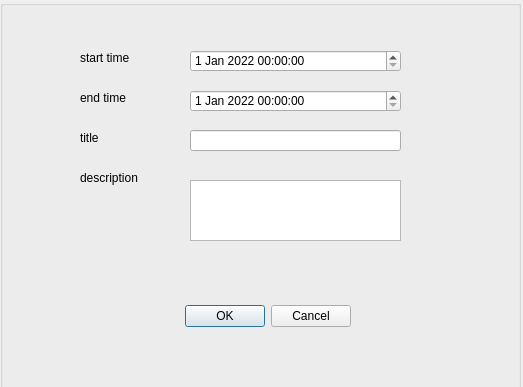
<?xml version="1.0" encoding="UTF-8"?>
<ui version="4.0">
 <class>task_form</class>
 <widget class="QDialog" name="task_form">
  <property name="geometry">
   <rect>
    <x>0</x>
    <y>0</y>
    <width>523</width>
    <height>387</height>
   </rect>
  </property>
  <property name="windowTitle">
   <string>Task Insert</string>
  </property>
  <widget class="QGroupBox" name="groupBox">
   <property name="geometry">
    <rect>
     <x>0</x>
     <y>0</y>
     <width>521</width>
     <height>391</height>
    </rect>
   </property>
   <property name="title">
    <string/>
   </property>
   <widget class="QLabel" name="label">
    <property name="geometry">
     <rect>
      <x>80</x>
      <y>50</y>
      <width>58</width>
      <height>16</height>
     </rect>
    </property>
    <property name="text">
     <string>start time</string>
    </property>
   </widget>
   <widget class="QLabel" name="label_2">
    <property name="geometry">
     <rect>
      <x>80</x>
      <y>90</y>
      <width>58</width>
      <height>16</height>
     </rect>
    </property>
    <property name="text">
     <string>end time</string>
    </property>
   </widget>
   <widget class="QLabel" name="label_3">
    <property name="geometry">
     <rect>
      <x>80</x>
      <y>130</y>
      <width>58</width>
      <height>16</height>
     </rect>
    </property>
    <property name="text">
     <string>title</string>
    </property>
   </widget>
   <widget class="QLabel" name="label_4">
    <property name="geometry">
     <rect>
      <x>80</x>
      <y>170</y>
      <width>71</width>
      <height>16</height>
     </rect>
    </property>
    <property name="text">
     <string>description</string>
    </property>
   </widget>
   <widget class="QDateTimeEdit" name="dateTimeEdit_startTime">
    <property name="geometry">
     <rect>
      <x>190</x>
      <y>50</y>
      <width>211</width>
      <height>22</height>
     </rect>
    </property>
    <property name="dateTime">
     <datetime>
      <hour>0</hour>
      <minute>0</minute>
      <second>0</second>
      <year>2022</year>
      <month>1</month>
      <day>1</day>
     </datetime>
    </property>
   </widget>
   <widget class="QDateTimeEdit" name="dateTimeEdit_endTime">
    <property name="geometry">
     <rect>
      <x>190</x>
      <y>90</y>
      <width>211</width>
      <height>22</height>
     </rect>
    </property>
    <property name="dateTime">
     <datetime>
      <hour>0</hour>
      <minute>0</minute>
      <second>0</second>
      <year>2022</year>
      <month>1</month>
      <day>1</day>
     </datetime>
    </property>
   </widget>
   <widget class="QLineEdit" name="lineEdit_title">
    <property name="geometry">
     <rect>
      <x>190</x>
      <y>130</y>
      <width>211</width>
      <height>21</height>
     </rect>
    </property>
   </widget>
   <widget class="QTextEdit" name="lineEdit_description">
    <property name="geometry">
     <rect>
      <x>190</x>
      <y>180</y>
      <width>211</width>
      <height>61</height>
     </rect>
    </property>
   </widget>
   <widget class="QDialogButtonBox" name="buttonBox">
    <property name="geometry">
     <rect>
      <x>10</x>
      <y>300</y>
      <width>341</width>
      <height>32</height>
     </rect>
    </property>
    <property name="orientation">
     <enum>Qt::Horizontal</enum>
    </property>
    <property name="standardButtons">
     <set>QDialogButtonBox::Cancel|QDialogButtonBox::Ok</set>
    </property>
   </widget>
  </widget>
 </widget>
 <resources/>
 <connections>
  <connection>
   <sender>buttonBox</sender>
   <signal>accepted()</signal>
   <receiver>task_form</receiver>
   <slot>accept()</slot>
   <hints>
    <hint type="sourcelabel">
     <x>248</x>
     <y>254</y>
    </hint>
    <hint type="destinationlabel">
     <x>157</x>
     <y>274</y>
    </hint>
   </hints>
  </connection>
  <connection>
   <sender>buttonBox</sender>
   <signal>rejected()</signal>
   <receiver>task_form</receiver>
   <slot>reject()</slot>
   <hints>
    <hint type="sourcelabel">
     <x>316</x>
     <y>260</y>
    </hint>
    <hint type="destinationlabel">
     <x>286</x>
     <y>274</y>
    </hint>
   </hints>
  </connection>
 </connections>
</ui>
